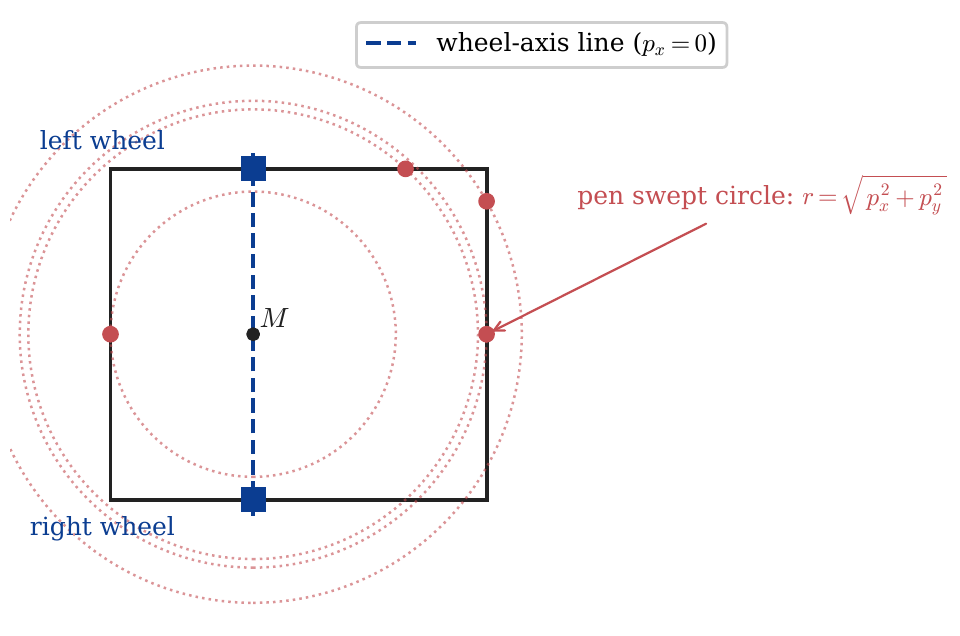

Source code (Python):
"""Figure 5 — Lower bound on single-arc corner radius.
Illustrates that an in-place rotation (or any single arc command) sweeps a
pen circle whose radius is at least |px|; the only zero-radius positions
are the two wheel locations on the chassis outline.
"""
import numpy as np
import rtlib_diagrams as rd
import matplotlib.pyplot as plt
from matplotlib.patches import Rectangle, Circle


def main():
    rd.setup_style()
    fig, ax = rd.figure(width=5.6, height=4.0)

    L, W = 23.2, 20.4
    wx = 0.0  # wheel-axis at body x = 0

    # Chassis (body frame, M at origin)
    ax.add_patch(Rectangle((-W / 2 + (W - L) / 2, -W / 2),  # placeholder
                           L, W, fill=False, ec='none'))
    # Use real coords: x in [-wheel_offset, length-wheel_offset], y in [-W/2, W/2]
    wheel_offset = 8.8
    front_x = L - wheel_offset
    back_x = -wheel_offset
    ax.add_patch(Rectangle((back_x, -W / 2), L, W,
                           fill=False, ec=rd.COLOR_AXIS, lw=1.4))

    # Wheel-axis line (px = 0)
    ax.plot([0, 0], [-W / 2 - 1, W / 2 + 1],
            color=rd.COLOR_PRIMARY, lw=1.4, ls='--',
            label=r'wheel-axis line ($p_x=0$)')
    ax.plot(0, W / 2, 's', color=rd.COLOR_PRIMARY, ms=8)
    ax.plot(0, -W / 2, 's', color=rd.COLOR_PRIMARY, ms=8)

    # Several pen positions on the outline; for each, swept circle of radius |pen_body|
    pen_positions = [
        (front_x, 0.0),          # front-mid
        (front_x, W / 2 - 2),    # front-right area
        (back_x, 0.0),           # back-mid
        (front_x - 5, W / 2),    # along the side
    ]

    for px, py in pen_positions:
        r = np.hypot(px, py)
        ax.add_patch(Circle((0, 0), r, fill=False, ec=rd.COLOR_SECONDARY,
                            lw=0.9, alpha=0.6, ls=':'))
        ax.plot(px, py, 'o', color=rd.COLOR_SECONDARY, ms=5)

    # Label the front-mid case explicitly
    px_lbl, py_lbl = front_x, 0.0
    ax.annotate(r'pen swept circle: $r=\sqrt{p_x^2+p_y^2}$',
                xy=(np.hypot(px_lbl, py_lbl), 0), xytext=(20, 8),
                fontsize=9, color=rd.COLOR_SECONDARY,
                arrowprops=dict(arrowstyle='->', color=rd.COLOR_SECONDARY, lw=0.8))

    ax.plot(0, 0, 'o', color=rd.COLOR_AXIS, ms=4)
    ax.text(0.4, 0.4, r'$M$', fontsize=10, color=rd.COLOR_AXIS)

    ax.text(-9.3, W / 2 + 1.2, 'left wheel',
            fontsize=9, color=rd.COLOR_PRIMARY, ha='center')
    ax.text(-9.3, -W / 2 - 2.2, 'right wheel',
            fontsize=9, color=rd.COLOR_PRIMARY, ha='center')

    ax.legend(loc='upper right', framealpha=0.95, fontsize=9)
    ax.set_aspect('equal')
    ax.set_xlim(-15, 30)
    ax.set_ylim(-18, 20)
    ax.set_xticks([])
    ax.set_yticks([])
    for sp in ('top', 'right', 'left', 'bottom'):
        ax.spines[sp].set_visible(False)

    rd.save(fig, '05-min-radius.pdf')


if __name__ == '__main__':
    main()
